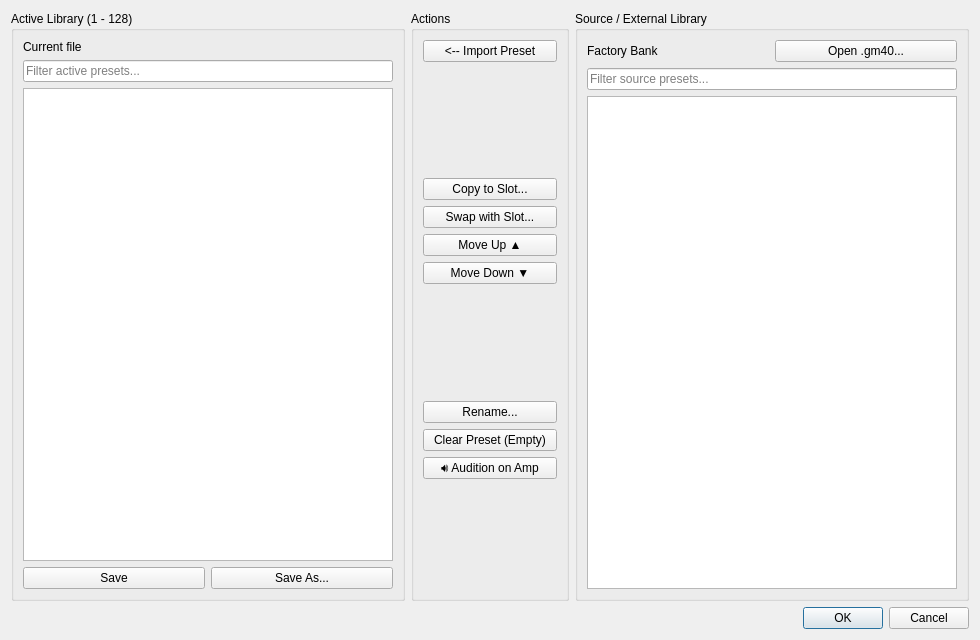
<?xml version="1.0" encoding="UTF-8"?>
<ui version="4.0">
 <class>LibraryEditorDialog</class>
 <widget class="QDialog" name="LibraryEditorDialog">
  <property name="geometry">
   <rect>
    <x>0</x>
    <y>0</y>
    <width>980</width>
    <height>640</height>
   </rect>
  </property>
  <property name="windowTitle">
   <string>Library Editor — GM40 Remote</string>
  </property>
  <layout class="QVBoxLayout" name="mainLayout">
   <item>
    <layout class="QHBoxLayout" name="columnsLayout" stretch="5,2,5">
     <item>
      <widget class="QGroupBox" name="leftGroup">
       <property name="title">
        <string>Active Library (1 - 128)</string>
       </property>
       <layout class="QVBoxLayout" name="leftLayout">
        <item>
         <widget class="QLabel" name="lblLeftPath">
          <property name="text">
           <string>Current file</string>
          </property>
         </widget>
        </item>
        <item>
         <widget class="QLineEdit" name="searchLeft">
          <property name="placeholderText">
           <string>Filter active presets...</string>
          </property>
          <property name="clearButtonEnabled">
           <bool>true</bool>
          </property>
         </widget>
        </item>
        <item>
         <widget class="QListWidget" name="listLeft"/>
        </item>
        <item>
         <layout class="QHBoxLayout" name="leftBottomBtns">
          <item>
           <widget class="QPushButton" name="btnSaveLeft">
            <property name="text">
             <string>Save</string>
            </property>
           </widget>
          </item>
          <item>
           <widget class="QPushButton" name="btnSaveAsLeft">
            <property name="text">
             <string>Save As...</string>
            </property>
           </widget>
          </item>
         </layout>
        </item>
       </layout>
      </widget>
     </item>
     <item>
      <widget class="QGroupBox" name="actionsGroup">
       <property name="title">
        <string>Actions</string>
       </property>
       <layout class="QVBoxLayout" name="actionsLayout">
        <item>
         <widget class="QPushButton" name="btnImportFromRight">
          <property name="text">
           <string>&lt;-- Import Preset</string>
          </property>
         </widget>
        </item>
        <item>
         <spacer name="spacer1">
          <property name="orientation">
           <enum>Qt::Orientation::Vertical</enum>
          </property>
          <property name="sizeHint" stdset="0">
           <size>
            <width>20</width>
            <height>15</height>
           </size>
          </property>
         </spacer>
        </item>
        <item>
         <widget class="QPushButton" name="btnCopyInternal">
          <property name="text">
           <string>Copy to Slot...</string>
          </property>
         </widget>
        </item>
        <item>
         <widget class="QPushButton" name="btnSwapInternal">
          <property name="text">
           <string>Swap with Slot...</string>
          </property>
         </widget>
        </item>
        <item>
         <widget class="QPushButton" name="btnMoveUp">
          <property name="text">
           <string>Move Up ▲</string>
          </property>
         </widget>
        </item>
        <item>
         <widget class="QPushButton" name="btnMoveDown">
          <property name="text">
           <string>Move Down ▼</string>
          </property>
         </widget>
        </item>
        <item>
         <spacer name="spacer2">
          <property name="orientation">
           <enum>Qt::Orientation::Vertical</enum>
          </property>
          <property name="sizeHint" stdset="0">
           <size>
            <width>20</width>
            <height>15</height>
           </size>
          </property>
         </spacer>
        </item>
        <item>
         <widget class="QPushButton" name="btnRename">
          <property name="text">
           <string>Rename...</string>
          </property>
         </widget>
        </item>
        <item>
         <widget class="QPushButton" name="btnInitPreset">
          <property name="text">
           <string>Clear Preset (Empty)</string>
          </property>
         </widget>
        </item>
        <item>
         <widget class="QPushButton" name="btnAudition">
          <property name="text">
           <string>🔊 Audition on Amp</string>
          </property>
         </widget>
        </item>
        <item>
         <spacer name="spacerBottom">
          <property name="orientation">
           <enum>Qt::Orientation::Vertical</enum>
          </property>
          <property name="sizeHint" stdset="0">
           <size>
            <width>20</width>
            <height>40</height>
           </size>
          </property>
         </spacer>
        </item>
       </layout>
      </widget>
     </item>
     <item>
      <widget class="QGroupBox" name="rightGroup">
       <property name="title">
        <string>Source / External Library</string>
       </property>
       <layout class="QVBoxLayout" name="rightLayout">
        <item>
         <layout class="QHBoxLayout" name="rightTopBar">
          <item>
           <widget class="QLabel" name="lblRightPath">
            <property name="text">
             <string>Factory Bank</string>
            </property>
           </widget>
          </item>
          <item>
           <widget class="QPushButton" name="btnOpenRight">
            <property name="text">
             <string>Open .gm40...</string>
            </property>
           </widget>
          </item>
         </layout>
        </item>
        <item>
         <widget class="QLineEdit" name="searchRight">
          <property name="placeholderText">
           <string>Filter source presets...</string>
          </property>
          <property name="clearButtonEnabled">
           <bool>true</bool>
          </property>
         </widget>
        </item>
        <item>
         <widget class="QListWidget" name="listRight"/>
        </item>
       </layout>
      </widget>
     </item>
    </layout>
   </item>
   <item>
    <widget class="QDialogButtonBox" name="buttonBox">
     <property name="standardButtons">
      <set>QDialogButtonBox::StandardButton::Cancel|QDialogButtonBox::StandardButton::Ok</set>
     </property>
    </widget>
   </item>
  </layout>
 </widget>
 <resources/>
 <connections>
  <connection>
   <sender>buttonBox</sender>
   <signal>accepted()</signal>
   <receiver>LibraryEditorDialog</receiver>
   <slot>accept()</slot>
   <hints>
    <hint type="sourcelabel">
     <x>20</x>
     <y>20</y>
    </hint>
    <hint type="destinationlabel">
     <x>20</x>
     <y>20</y>
    </hint>
   </hints>
  </connection>
  <connection>
   <sender>buttonBox</sender>
   <signal>rejected()</signal>
   <receiver>LibraryEditorDialog</receiver>
   <slot>reject()</slot>
   <hints>
    <hint type="sourcelabel">
     <x>20</x>
     <y>20</y>
    </hint>
    <hint type="destinationlabel">
     <x>20</x>
     <y>20</y>
    </hint>
   </hints>
  </connection>
 </connections>
</ui>
